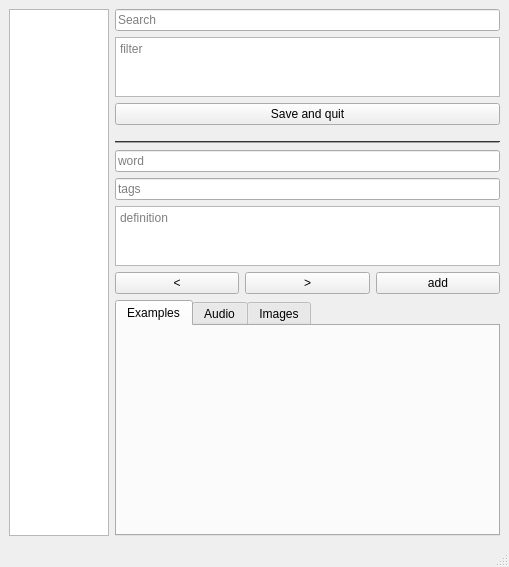
<?xml version="1.0" encoding="UTF-8"?>
<ui version="4.0">
 <class>MainWindow</class>
 <widget class="QMainWindow" name="MainWindow">
  <property name="geometry">
   <rect>
    <x>0</x>
    <y>0</y>
    <width>509</width>
    <height>567</height>
   </rect>
  </property>
  <property name="windowTitle">
   <string>CardGen</string>
  </property>
  <widget class="QWidget" name="centralwidget">
   <layout class="QHBoxLayout" name="horizontalLayout_4">
    <item>
     <widget class="QListView" name="deckView">
      <property name="sizePolicy">
       <sizepolicy hsizetype="Fixed" vsizetype="Expanding">
        <horstretch>0</horstretch>
        <verstretch>0</verstretch>
       </sizepolicy>
      </property>
      <property name="maximumSize">
       <size>
        <width>100</width>
        <height>16777215</height>
       </size>
      </property>
     </widget>
    </item>
    <item>
     <layout class="QVBoxLayout" name="verticalLayout">
      <item>
       <widget class="QLineEdit" name="searchLine">
        <property name="placeholderText">
         <string>Search</string>
        </property>
       </widget>
      </item>
      <item>
       <widget class="QTextEdit" name="filterEdit">
        <property name="maximumSize">
         <size>
          <width>16777215</width>
          <height>60</height>
         </size>
        </property>
        <property name="placeholderText">
         <string>filter</string>
        </property>
       </widget>
      </item>
      <item>
       <widget class="QPushButton" name="saveButton">
        <property name="text">
         <string>Save and quit</string>
        </property>
       </widget>
      </item>
      <item>
       <spacer name="verticalSpacer">
        <property name="orientation">
         <enum>Qt::Vertical</enum>
        </property>
        <property name="sizeType">
         <enum>QSizePolicy::Fixed</enum>
        </property>
        <property name="sizeHint" stdset="0">
         <size>
          <width>20</width>
          <height>10</height>
         </size>
        </property>
       </spacer>
      </item>
      <item>
       <widget class="Line" name="line">
        <property name="palette">
         <palette>
          <active>
           <colorrole role="WindowText">
            <brush brushstyle="SolidPattern">
             <color alpha="255">
              <red>255</red>
              <green>255</green>
              <blue>255</blue>
             </color>
            </brush>
           </colorrole>
           <colorrole role="Button">
            <brush brushstyle="SolidPattern">
             <color alpha="255">
              <red>108</red>
              <green>108</green>
              <blue>108</blue>
             </color>
            </brush>
           </colorrole>
           <colorrole role="Light">
            <brush brushstyle="SolidPattern">
             <color alpha="255">
              <red>162</red>
              <green>162</green>
              <blue>162</blue>
             </color>
            </brush>
           </colorrole>
           <colorrole role="Midlight">
            <brush brushstyle="SolidPattern">
             <color alpha="255">
              <red>135</red>
              <green>135</green>
              <blue>135</blue>
             </color>
            </brush>
           </colorrole>
           <colorrole role="Dark">
            <brush brushstyle="SolidPattern">
             <color alpha="255">
              <red>54</red>
              <green>54</green>
              <blue>54</blue>
             </color>
            </brush>
           </colorrole>
           <colorrole role="Mid">
            <brush brushstyle="SolidPattern">
             <color alpha="255">
              <red>72</red>
              <green>72</green>
              <blue>72</blue>
             </color>
            </brush>
           </colorrole>
           <colorrole role="Text">
            <brush brushstyle="SolidPattern">
             <color alpha="255">
              <red>255</red>
              <green>255</green>
              <blue>255</blue>
             </color>
            </brush>
           </colorrole>
           <colorrole role="BrightText">
            <brush brushstyle="SolidPattern">
             <color alpha="255">
              <red>255</red>
              <green>255</green>
              <blue>255</blue>
             </color>
            </brush>
           </colorrole>
           <colorrole role="ButtonText">
            <brush brushstyle="SolidPattern">
             <color alpha="255">
              <red>255</red>
              <green>255</green>
              <blue>255</blue>
             </color>
            </brush>
           </colorrole>
           <colorrole role="Base">
            <brush brushstyle="SolidPattern">
             <color alpha="255">
              <red>0</red>
              <green>0</green>
              <blue>0</blue>
             </color>
            </brush>
           </colorrole>
           <colorrole role="Window">
            <brush brushstyle="SolidPattern">
             <color alpha="255">
              <red>108</red>
              <green>108</green>
              <blue>108</blue>
             </color>
            </brush>
           </colorrole>
           <colorrole role="Shadow">
            <brush brushstyle="SolidPattern">
             <color alpha="255">
              <red>0</red>
              <green>0</green>
              <blue>0</blue>
             </color>
            </brush>
           </colorrole>
           <colorrole role="AlternateBase">
            <brush brushstyle="SolidPattern">
             <color alpha="255">
              <red>54</red>
              <green>54</green>
              <blue>54</blue>
             </color>
            </brush>
           </colorrole>
           <colorrole role="ToolTipBase">
            <brush brushstyle="SolidPattern">
             <color alpha="255">
              <red>255</red>
              <green>255</green>
              <blue>220</blue>
             </color>
            </brush>
           </colorrole>
           <colorrole role="ToolTipText">
            <brush brushstyle="SolidPattern">
             <color alpha="255">
              <red>0</red>
              <green>0</green>
              <blue>0</blue>
             </color>
            </brush>
           </colorrole>
           <colorrole role="PlaceholderText">
            <brush brushstyle="SolidPattern">
             <color alpha="128">
              <red>255</red>
              <green>255</green>
              <blue>255</blue>
             </color>
            </brush>
           </colorrole>
          </active>
          <inactive>
           <colorrole role="WindowText">
            <brush brushstyle="SolidPattern">
             <color alpha="255">
              <red>255</red>
              <green>255</green>
              <blue>255</blue>
             </color>
            </brush>
           </colorrole>
           <colorrole role="Button">
            <brush brushstyle="SolidPattern">
             <color alpha="255">
              <red>108</red>
              <green>108</green>
              <blue>108</blue>
             </color>
            </brush>
           </colorrole>
           <colorrole role="Light">
            <brush brushstyle="SolidPattern">
             <color alpha="255">
              <red>162</red>
              <green>162</green>
              <blue>162</blue>
             </color>
            </brush>
           </colorrole>
           <colorrole role="Midlight">
            <brush brushstyle="SolidPattern">
             <color alpha="255">
              <red>135</red>
              <green>135</green>
              <blue>135</blue>
             </color>
            </brush>
           </colorrole>
           <colorrole role="Dark">
            <brush brushstyle="SolidPattern">
             <color alpha="255">
              <red>54</red>
              <green>54</green>
              <blue>54</blue>
             </color>
            </brush>
           </colorrole>
           <colorrole role="Mid">
            <brush brushstyle="SolidPattern">
             <color alpha="255">
              <red>72</red>
              <green>72</green>
              <blue>72</blue>
             </color>
            </brush>
           </colorrole>
           <colorrole role="Text">
            <brush brushstyle="SolidPattern">
             <color alpha="255">
              <red>255</red>
              <green>255</green>
              <blue>255</blue>
             </color>
            </brush>
           </colorrole>
           <colorrole role="BrightText">
            <brush brushstyle="SolidPattern">
             <color alpha="255">
              <red>255</red>
              <green>255</green>
              <blue>255</blue>
             </color>
            </brush>
           </colorrole>
           <colorrole role="ButtonText">
            <brush brushstyle="SolidPattern">
             <color alpha="255">
              <red>255</red>
              <green>255</green>
              <blue>255</blue>
             </color>
            </brush>
           </colorrole>
           <colorrole role="Base">
            <brush brushstyle="SolidPattern">
             <color alpha="255">
              <red>0</red>
              <green>0</green>
              <blue>0</blue>
             </color>
            </brush>
           </colorrole>
           <colorrole role="Window">
            <brush brushstyle="SolidPattern">
             <color alpha="255">
              <red>108</red>
              <green>108</green>
              <blue>108</blue>
             </color>
            </brush>
           </colorrole>
           <colorrole role="Shadow">
            <brush brushstyle="SolidPattern">
             <color alpha="255">
              <red>0</red>
              <green>0</green>
              <blue>0</blue>
             </color>
            </brush>
           </colorrole>
           <colorrole role="AlternateBase">
            <brush brushstyle="SolidPattern">
             <color alpha="255">
              <red>54</red>
              <green>54</green>
              <blue>54</blue>
             </color>
            </brush>
           </colorrole>
           <colorrole role="ToolTipBase">
            <brush brushstyle="SolidPattern">
             <color alpha="255">
              <red>255</red>
              <green>255</green>
              <blue>220</blue>
             </color>
            </brush>
           </colorrole>
           <colorrole role="ToolTipText">
            <brush brushstyle="SolidPattern">
             <color alpha="255">
              <red>0</red>
              <green>0</green>
              <blue>0</blue>
             </color>
            </brush>
           </colorrole>
           <colorrole role="PlaceholderText">
            <brush brushstyle="SolidPattern">
             <color alpha="128">
              <red>255</red>
              <green>255</green>
              <blue>255</blue>
             </color>
            </brush>
           </colorrole>
          </inactive>
          <disabled>
           <colorrole role="WindowText">
            <brush brushstyle="SolidPattern">
             <color alpha="255">
              <red>54</red>
              <green>54</green>
              <blue>54</blue>
             </color>
            </brush>
           </colorrole>
           <colorrole role="Button">
            <brush brushstyle="SolidPattern">
             <color alpha="255">
              <red>108</red>
              <green>108</green>
              <blue>108</blue>
             </color>
            </brush>
           </colorrole>
           <colorrole role="Light">
            <brush brushstyle="SolidPattern">
             <color alpha="255">
              <red>162</red>
              <green>162</green>
              <blue>162</blue>
             </color>
            </brush>
           </colorrole>
           <colorrole role="Midlight">
            <brush brushstyle="SolidPattern">
             <color alpha="255">
              <red>135</red>
              <green>135</green>
              <blue>135</blue>
             </color>
            </brush>
           </colorrole>
           <colorrole role="Dark">
            <brush brushstyle="SolidPattern">
             <color alpha="255">
              <red>54</red>
              <green>54</green>
              <blue>54</blue>
             </color>
            </brush>
           </colorrole>
           <colorrole role="Mid">
            <brush brushstyle="SolidPattern">
             <color alpha="255">
              <red>72</red>
              <green>72</green>
              <blue>72</blue>
             </color>
            </brush>
           </colorrole>
           <colorrole role="Text">
            <brush brushstyle="SolidPattern">
             <color alpha="255">
              <red>54</red>
              <green>54</green>
              <blue>54</blue>
             </color>
            </brush>
           </colorrole>
           <colorrole role="BrightText">
            <brush brushstyle="SolidPattern">
             <color alpha="255">
              <red>255</red>
              <green>255</green>
              <blue>255</blue>
             </color>
            </brush>
           </colorrole>
           <colorrole role="ButtonText">
            <brush brushstyle="SolidPattern">
             <color alpha="255">
              <red>54</red>
              <green>54</green>
              <blue>54</blue>
             </color>
            </brush>
           </colorrole>
           <colorrole role="Base">
            <brush brushstyle="SolidPattern">
             <color alpha="255">
              <red>108</red>
              <green>108</green>
              <blue>108</blue>
             </color>
            </brush>
           </colorrole>
           <colorrole role="Window">
            <brush brushstyle="SolidPattern">
             <color alpha="255">
              <red>108</red>
              <green>108</green>
              <blue>108</blue>
             </color>
            </brush>
           </colorrole>
           <colorrole role="Shadow">
            <brush brushstyle="SolidPattern">
             <color alpha="255">
              <red>0</red>
              <green>0</green>
              <blue>0</blue>
             </color>
            </brush>
           </colorrole>
           <colorrole role="AlternateBase">
            <brush brushstyle="SolidPattern">
             <color alpha="255">
              <red>108</red>
              <green>108</green>
              <blue>108</blue>
             </color>
            </brush>
           </colorrole>
           <colorrole role="ToolTipBase">
            <brush brushstyle="SolidPattern">
             <color alpha="255">
              <red>255</red>
              <green>255</green>
              <blue>220</blue>
             </color>
            </brush>
           </colorrole>
           <colorrole role="ToolTipText">
            <brush brushstyle="SolidPattern">
             <color alpha="255">
              <red>0</red>
              <green>0</green>
              <blue>0</blue>
             </color>
            </brush>
           </colorrole>
           <colorrole role="PlaceholderText">
            <brush brushstyle="SolidPattern">
             <color alpha="128">
              <red>255</red>
              <green>255</green>
              <blue>255</blue>
             </color>
            </brush>
           </colorrole>
          </disabled>
         </palette>
        </property>
        <property name="orientation">
         <enum>Qt::Horizontal</enum>
        </property>
       </widget>
      </item>
      <item>
       <widget class="QLineEdit" name="wordLine">
        <property name="sizePolicy">
         <sizepolicy hsizetype="Expanding" vsizetype="Fixed">
          <horstretch>0</horstretch>
          <verstretch>0</verstretch>
         </sizepolicy>
        </property>
        <property name="text">
         <string/>
        </property>
        <property name="placeholderText">
         <string>word</string>
        </property>
       </widget>
      </item>
      <item>
       <widget class="QLineEdit" name="tagsLine">
        <property name="placeholderText">
         <string>tags</string>
        </property>
       </widget>
      </item>
      <item>
       <widget class="QTextEdit" name="definitionEdit">
        <property name="maximumSize">
         <size>
          <width>16777215</width>
          <height>60</height>
         </size>
        </property>
        <property name="placeholderText">
         <string>definition</string>
        </property>
       </widget>
      </item>
      <item>
       <layout class="QHBoxLayout" name="horizontalLayout_3">
        <item>
         <widget class="QPushButton" name="prevButton">
          <property name="text">
           <string>&lt;</string>
          </property>
         </widget>
        </item>
        <item>
         <widget class="QPushButton" name="nextButton">
          <property name="text">
           <string>&gt;</string>
          </property>
         </widget>
        </item>
        <item>
         <widget class="QPushButton" name="pushButton_4">
          <property name="text">
           <string>add</string>
          </property>
         </widget>
        </item>
       </layout>
      </item>
      <item>
       <layout class="QHBoxLayout" name="horizontalLayout">
        <property name="sizeConstraint">
         <enum>QLayout::SetDefaultConstraint</enum>
        </property>
        <item>
         <widget class="QTabWidget" name="tabWidget">
          <property name="maximumSize">
           <size>
            <width>16777215</width>
            <height>500</height>
           </size>
          </property>
          <property name="currentIndex">
           <number>0</number>
          </property>
          <widget class="QWidget" name="examplesTab">
           <attribute name="title">
            <string>Examples</string>
           </attribute>
           <layout class="QHBoxLayout" name="horizontalLayout_5">
            <item>
             <layout class="QVBoxLayout" name="examplesLayout"/>
            </item>
           </layout>
          </widget>
          <widget class="QWidget" name="audioTab">
           <attribute name="title">
            <string>Audio</string>
           </attribute>
           <layout class="QHBoxLayout" name="horizontalLayout_6">
            <item>
             <layout class="QVBoxLayout" name="audioLayout"/>
            </item>
           </layout>
          </widget>
          <widget class="QWidget" name="imagesTab">
           <attribute name="title">
            <string>Images</string>
           </attribute>
           <layout class="QHBoxLayout" name="horizontalLayout_7">
            <item>
             <layout class="QVBoxLayout" name="ImagesLayout"/>
            </item>
           </layout>
          </widget>
         </widget>
        </item>
       </layout>
      </item>
     </layout>
    </item>
   </layout>
  </widget>
  <widget class="QMenuBar" name="menubar">
   <property name="geometry">
    <rect>
     <x>0</x>
     <y>0</y>
     <width>509</width>
     <height>28</height>
    </rect>
   </property>
  </widget>
  <widget class="QStatusBar" name="statusbar"/>
 </widget>
 <resources/>
 <connections>
  <connection>
   <sender>prevButton</sender>
   <signal>clicked()</signal>
   <receiver>MainWindow</receiver>
   <slot>onPrevClicked()</slot>
   <hints>
    <hint type="sourcelabel">
     <x>192</x>
     <y>341</y>
    </hint>
    <hint type="destinationlabel">
     <x>141</x>
     <y>471</y>
    </hint>
   </hints>
  </connection>
  <connection>
   <sender>nextButton</sender>
   <signal>clicked()</signal>
   <receiver>MainWindow</receiver>
   <slot>onNextClicked()</slot>
   <hints>
    <hint type="sourcelabel">
     <x>287</x>
     <y>347</y>
    </hint>
    <hint type="destinationlabel">
     <x>277</x>
     <y>462</y>
    </hint>
   </hints>
  </connection>
  <connection>
   <sender>pushButton_4</sender>
   <signal>clicked()</signal>
   <receiver>MainWindow</receiver>
   <slot>onAddClicked()</slot>
   <hints>
    <hint type="sourcelabel">
     <x>411</x>
     <y>344</y>
    </hint>
    <hint type="destinationlabel">
     <x>440</x>
     <y>533</y>
    </hint>
   </hints>
  </connection>
  <connection>
   <sender>saveButton</sender>
   <signal>clicked()</signal>
   <receiver>MainWindow</receiver>
   <slot>save()</slot>
   <hints>
    <hint type="sourcelabel">
     <x>388</x>
     <y>158</y>
    </hint>
    <hint type="destinationlabel">
     <x>502</x>
     <y>179</y>
    </hint>
   </hints>
  </connection>
 </connections>
 <slots>
  <slot>onPrevClicked()</slot>
  <slot>onNextClicked()</slot>
  <slot>onAddClicked()</slot>
  <slot>save()</slot>
 </slots>
</ui>
